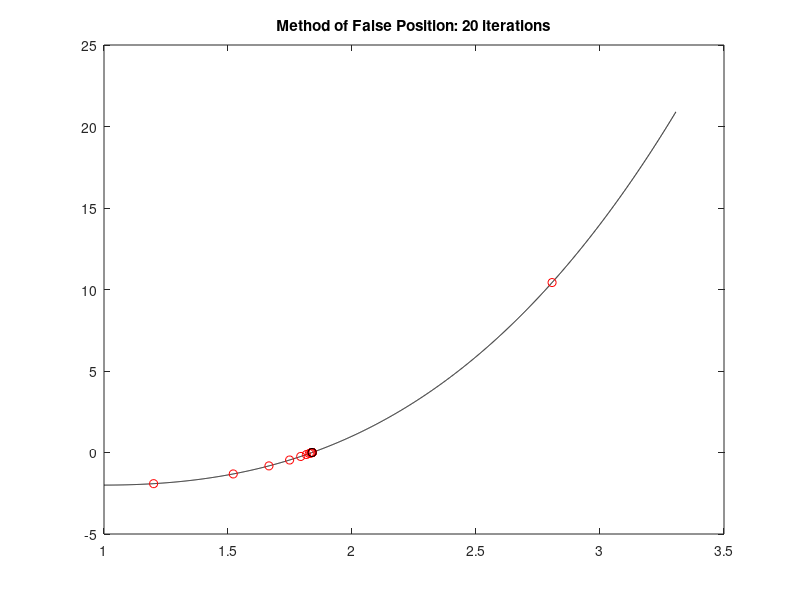

MATLAB code for this plot:
function Method_of_False_Position
%it is based on SecantMethod except for one point which make and this method is more efficient
f = @(x)x.^3 - x.^2 - x - 1;
x0 = [1.2, 1.3];
a = 1;
b = 2;
maxIter = 20;
TOL = 10e-7;
[x, iter_x_Seq, iteration] = MFP(x0, f, maxIter, TOL);
if max(iter_x_Seq) > b
    b = max(iter_x_Seq) + 0.5;
end
plot(a:0.001:b, f(a:0.001:b), 'k-');
hold on;
plot(iter_x_Seq, f(iter_x_Seq), 'ro');
plot(iter_x_Seq(end), f(iter_x_Seq(end)), 'ko');
title(['Method of False Position: ', num2str(iteration), ' iterations']);
disp(['The zero of the function is approximated as ', num2str(x), ' by using Secant method.']);
disp([num2str(iteration), ' iterations is in need in Method of False Position.']);
end

function [x, iter_x_Seq, iteration] = MFP(x0, f, maxIter, TOL)
g = @(x) x(2) - (f(x(2)).*(x(2) - x(1))./(f(x(2)) - f(x(1)))); 
iter_x_Seq = [x0, nan.*ones([1, maxIter])];
x = x0;
for k = 1:maxIter
    temp = g(x);
    iter_x_Seq(k + 1) = temp;
    if abs(temp - x(end)) <= TOL
        break
    end
    %that is the place different from the Secant Method
    if f(temp)*f(x(end)) < 0
        x = [x(end), temp];
    else
        x = [x(1), temp];
    end
end
iter_x_Seq(isnan(iter_x_Seq)) = [];
x = iter_x_Seq(end);
iteration = length(iter_x_Seq) - 1;
end